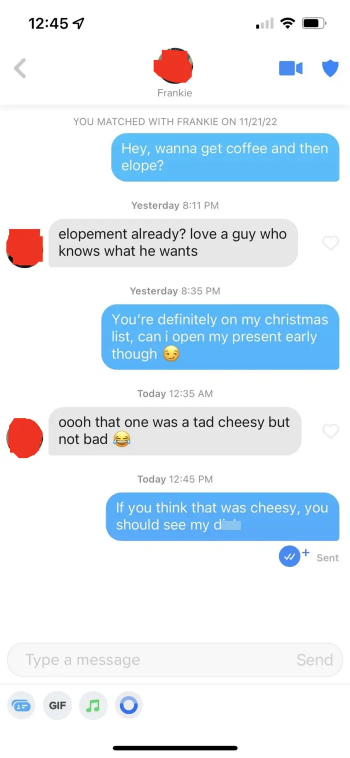
#> input picture data/train/dataset/02.webp, 700 x 1515 px (shown at 1/2 size); its folder holds 4 pictures in this run
$ python augment.py
#> lines starting #> are read from the running program, lines starting #| are printed output that depends on the picture; pictures that were not available may be replaced by others from this repository, and a replacement may not be noted
import os
from PIL import Image, ImageOps

# Define the paths to the image and mask directories
image_dir = 'data/train/dataset'
mask_dir = 'data/train/masks'

# Create directories for the augmented images and masks
aug_image_dir = 'data/train/augmented_dataset'
aug_mask_dir = 'data/train/augmented_masks'
os.makedirs(aug_image_dir, exist_ok=True)
os.makedirs(aug_mask_dir, exist_ok=True)

# Iterate over each image in the image directory


for image_file in os.listdir(image_dir):
    if image_file == ".DS_Store":
        continue
    # Get the image name without the extension
    image_name = os.path.splitext(image_file)[0]

    # Load the image and corresponding mask
    image_path = os.path.join(image_dir, image_file)
    mask_path = os.path.join(mask_dir, f"{image_name}_mask.png")
    image = Image.open(image_path).convert("RGB")  # Ensure the image is in RGB mode
#> image is the input picture: PIL image 700x1515 RGB; mean R, G, B 226.2, 236.1, 244.2
    mask = Image.open(mask_path)

    # Save the original image and mask to the augmented directories
    image.save(os.path.join(aug_image_dir, f"{image_name}.png"))
    mask.save(os.path.join(aug_mask_dir, f"{image_name}_mask.png"))

    # Create a grayscaled version of the image
    grayscale_image = ImageOps.grayscale(image)
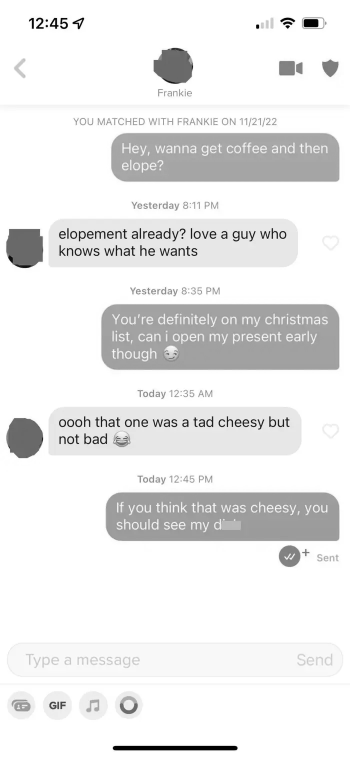
#> grayscale_image: PIL image 700x1515 L (shown at 1/2 size); min 0, max 255, mean 234.1
    grayscale_image.save(os.path.join(aug_image_dir, f"{image_name}_grayscale.png"))
    mask.save(os.path.join(aug_mask_dir, f"{image_name}_grayscale_mask.png"))

    # Create an inverted color version of the image
    inverted_image = ImageOps.invert(image)  # Now works since image is guaranteed to be in "RGB"
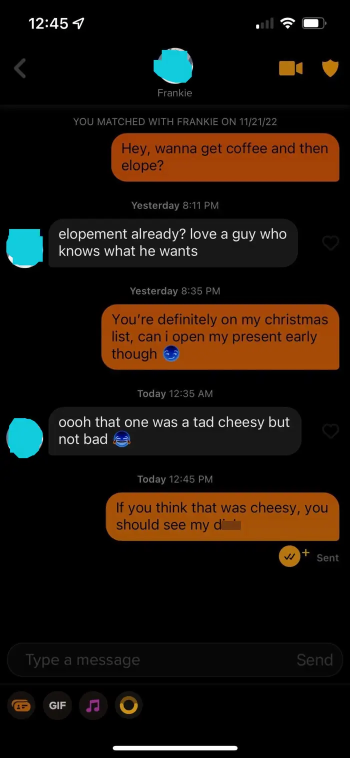
#> inverted_image: PIL image 700x1515 RGB (shown at 1/2 size); mean R, G, B 28.8, 18.9, 10.8
    inverted_image.save(os.path.join(aug_image_dir, f"{image_name}_inverted.png"))
    mask.save(os.path.join(aug_mask_dir, f"{image_name}_inverted_mask.png"))
#> pass 2 of the loop `for image_file in os.listdir(image_dir):`:
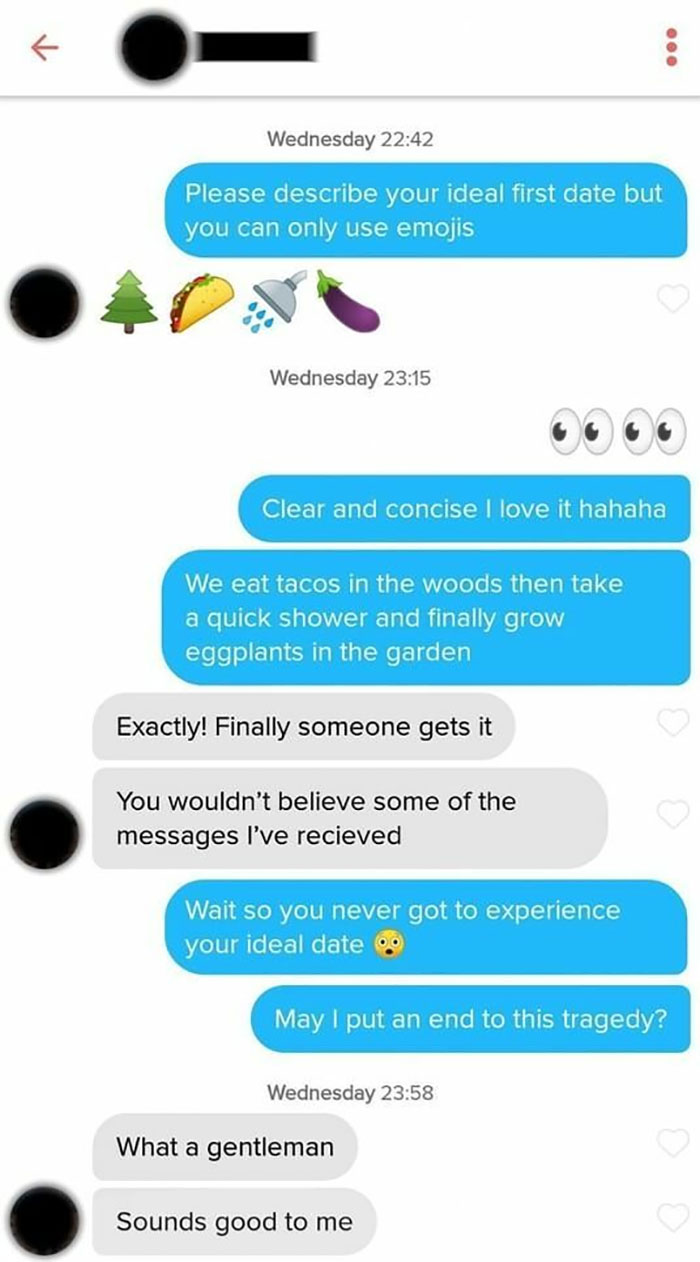
#> input picture data/train/dataset/04.jpeg, 700 x 1262 px
#> image is the input picture: PIL image 700x1262 RGB; mean R, G, B 188.2, 224.1, 236.6
#> `grayscale_image = ImageOps.grayscale(image)`:
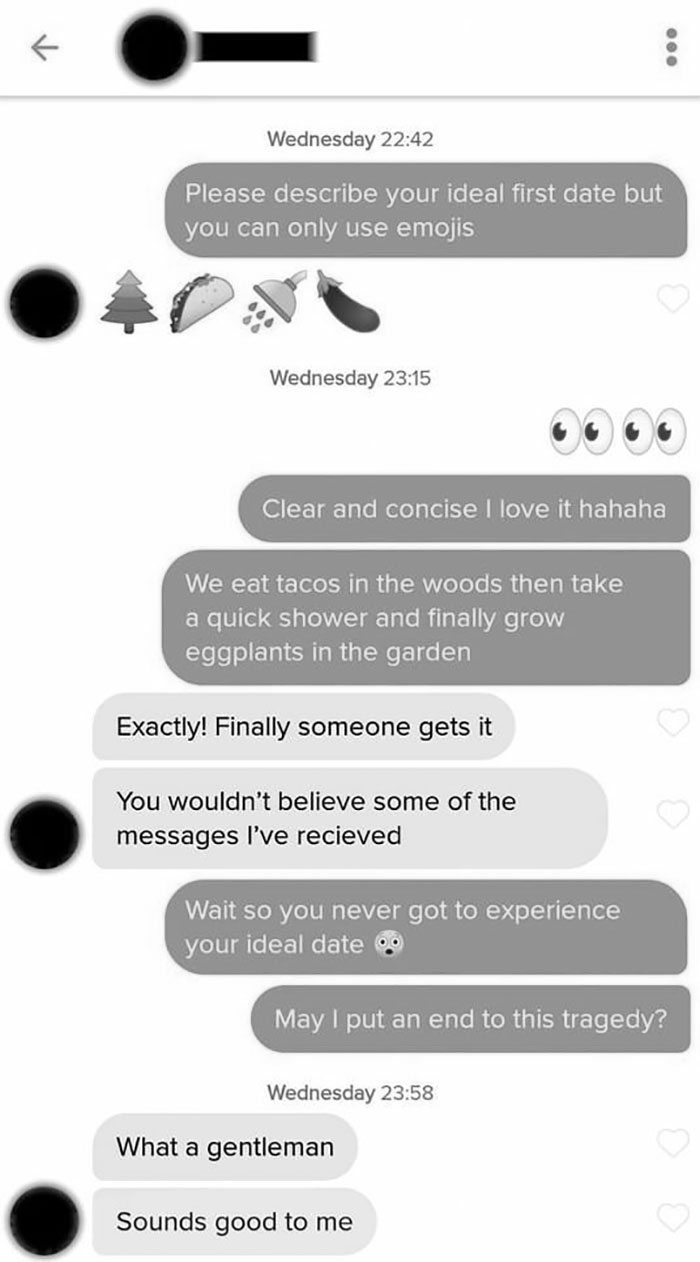
#> grayscale_image: PIL image 700x1262 L; min 0, max 255, mean 214.8
#> `inverted_image = ImageOps.invert(image)  # Now works since image is gu..`:
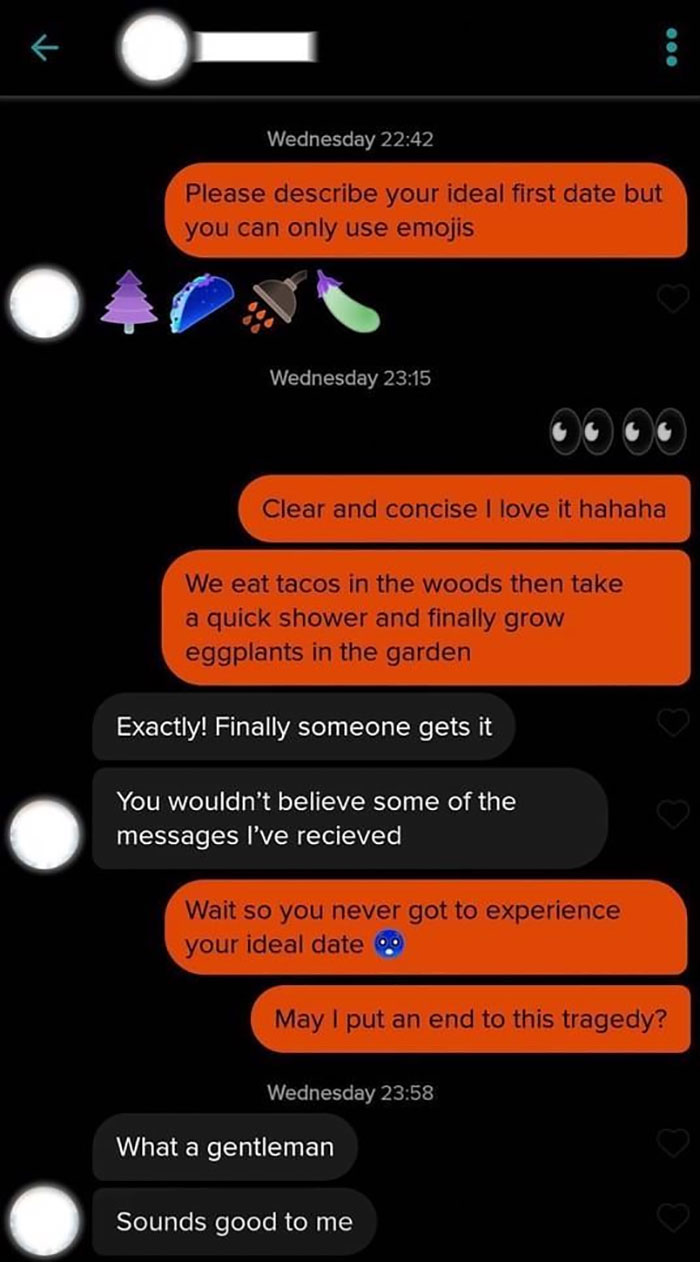
#> inverted_image: PIL image 700x1262 RGB; mean R, G, B 66.8, 30.9, 18.4
#> pass 3 of the loop `for image_file in os.listdir(image_dir):`:
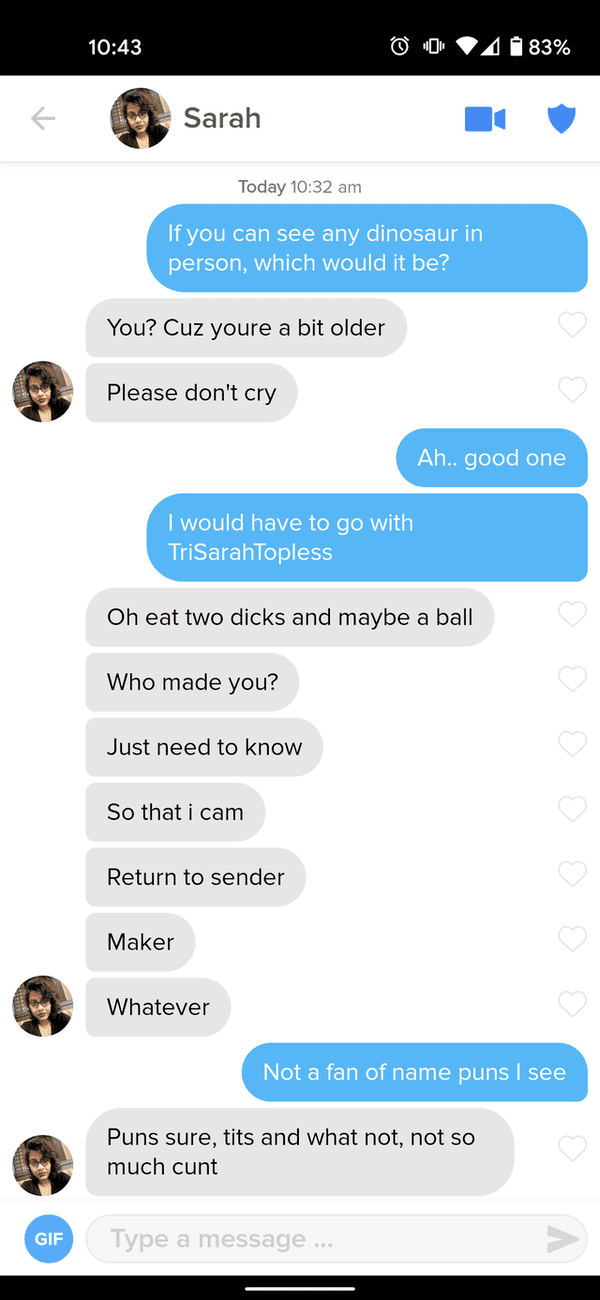
#> input picture data/train/dataset/06.png, 600 x 1300 px
#> image is the input picture: PIL image 600x1300 RGB; mean R, G, B 203.2, 215.5, 223.9
#> `grayscale_image = ImageOps.grayscale(image)`:
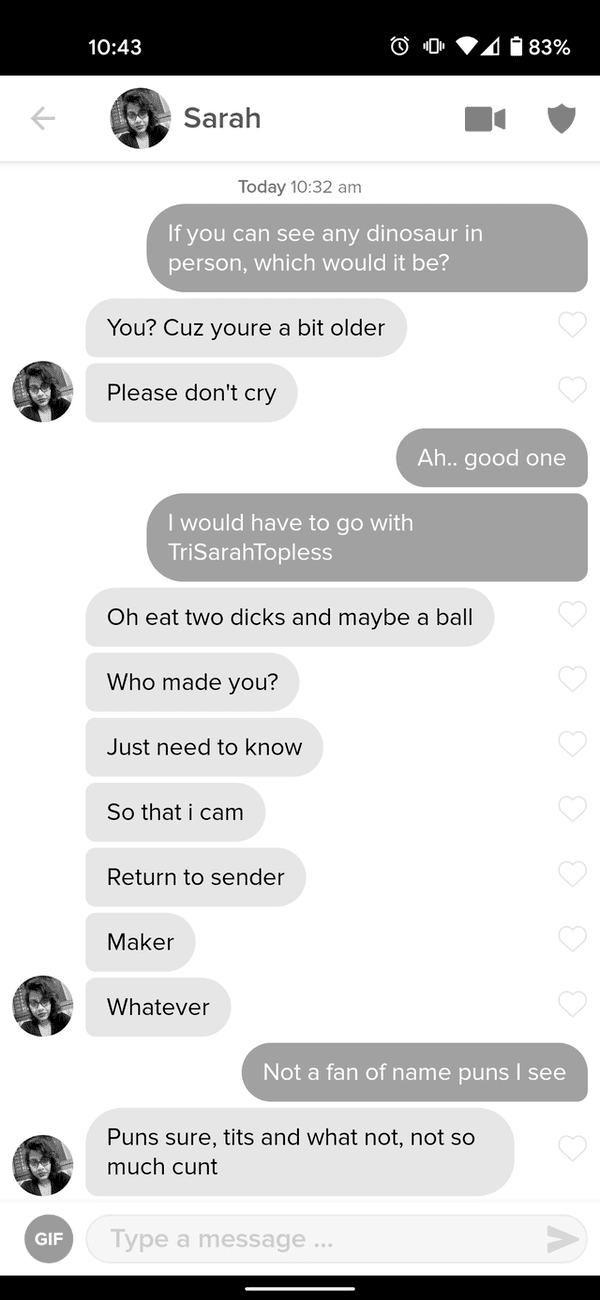
#> grayscale_image: PIL image 600x1300 L; min 0, max 255, mean 212.8
#> `inverted_image = ImageOps.invert(image)  # Now works since image is gu..`:
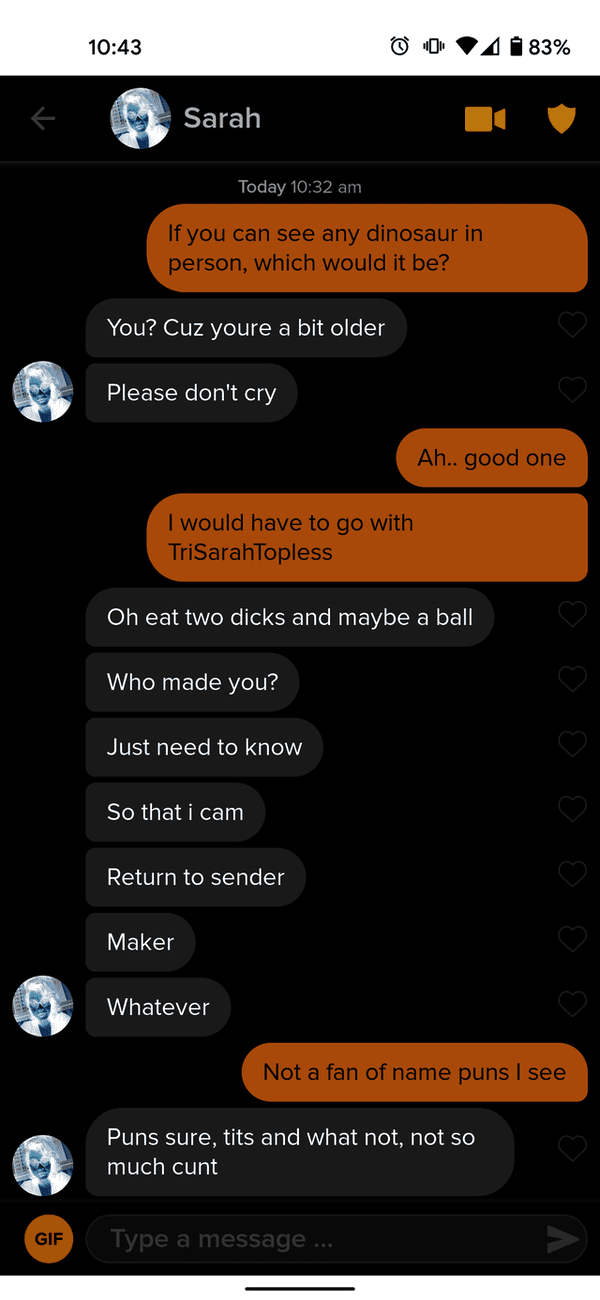
#> inverted_image: PIL image 600x1300 RGB; mean R, G, B 51.8, 39.5, 31.1
#> (the run stopped early here; a loop or call above may not have finished)
